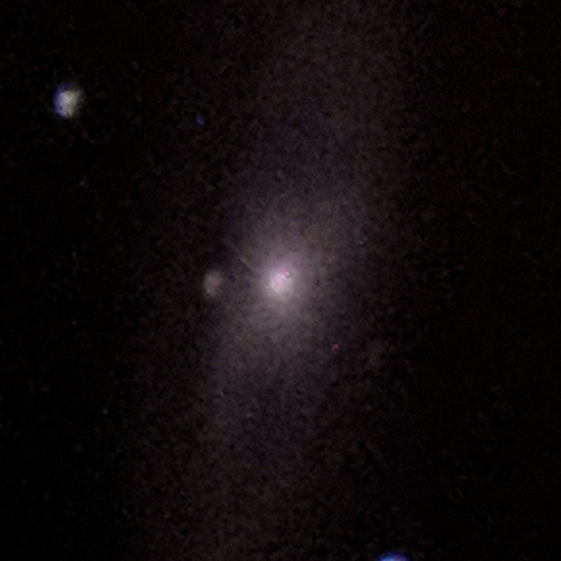
#> input picture attempts/images/my image M65.jpg, 1121 x 1121 px, found by its file name (shown at 1/2 size)
$ python 'jpg movie.py'
#> lines starting #> are read from the running program, lines starting #| are printed output that depends on the picture
### project/lensing_function.py
# function that completes the lensing process:

# import modules
import numpy as np
import matplotlib.pyplot as plt

# %%


def lens(image_s, rc, eps, dom=1):
    '''
    Lenses the given image for a planar, transparent, symmetric lensing object
    positioned at the centre of the image
    inputs:
    square image as numpy array of values from 0 to 255 in RGB
    central core radius rc
    ellipticity eps
    domain of the image, as absolute value (default=1, giving range [-1, 1])
    return array of the lensed image (NxNx3)
    '''

    # check if the user gave a square image and get number of pixels per side
    if len(image_s[:, 0, 0]) == len(image_s[0, :, 0]):
        size = len(image_s)
    else:
        raise TypeError(' Image must be square, can\'t broadcast with different shapes')

    # set up an empty array to store lensed image
    image_l = np.zeros([size, size, 3])
    p_width = 2*dom/(size)  # width of each pixel

    # Vectorised mapping of pixels to source plane and copying data:

    # set up an array of index numbers in the lens image array
    i_arr = np.arange(0, size, 1)
    j_arr = np.arange(0, size, 1)

    # get reduced coords. r_1 and r_2 as arrays and mesh into grids
    r1 = 2*dom*i_arr/(size) - dom + p_width/2
    r2 = 2*dom*j_arr/(size) - dom + p_width/2
    r1g, r2g = np.meshgrid(r1, r2)

    # use lens equation to get positions on image_s
    s1 = r1g - ((1 - eps)*r1g)/np.sqrt(rc**2 + (1 - eps)*r1g**2 + (1 + eps)*r2g**2)
    s2 = r2g - ((1 + eps)*r2g)/np.sqrt(rc**2 + (1 - eps)*r1g**2 + (1 + eps)*r2g**2)

    # find which pixel they lie in in the original image for all pixels
    index_1 = np.floor((s1 + dom)/p_width)
    index_2 = np.floor((s2 + dom)/p_width)
    index_1 = index_1.astype(int).transpose()  # change them to integers
    index_2 = index_2.astype(int).transpose()  # and tranpose to match directions

    # copy the data from source image at these indexes over to lens image array
    image_l[:, :, :] += image_s[index_1, index_2, :]

    # return the image to the suer
    return image_l

### project/codes extra/jpg movie.py
# jpg lensing movie
# NB set working directory to repository

# import modules
import numpy as np
import matplotlib.pyplot as plt
from PIL import Image
import project.lensing_function as lensing

# %%

# set up some initial parameters
rc = 0.3
eps = 0
dom = 4  # abs() of domain of r values (normally -1, 1 --> 1)

# read in the image of the source, get it as numpy array and get its size
image = Image.open('attempts\\images\\my image M65.jpg')
#> image is the input picture: PIL image 1121x1121 RGB; mean R, G, B 15.5, 10.2, 11.3
image = np.array(image)
sizex = len(image[:, 0, 0])
#> sizex = 1121
sizey = len(image[0, :, 0])
#> sizey = 1121

# and make certain it is a square
if sizex < sizey:
    size = sizex
elif sizex > sizey:
    size = sizey
else:
    # equal, set size to whichever
    size = sizex
#> size = 1121

image = image[:size, :size, :]  # cut to size

# start a figure, axis and visuals
fig = plt.figure()
ax = fig.gca()
plt.sca(ax)
plt.xticks([])  # take off the axis ticks for both, no need for images
plt.yticks([])

# loop over updating the offset (in pixels) and findgin the lensed image
for motion in range(int(size/(50*5)) + 6, int(size/(50)) + 1):
    # restart (or set for the first time) the first frame to empty and move image in from the right
    image_s = np.zeros([size, size, 3])
    image_s[:, :50*motion, :] = image[:, size - 50*motion:, :]

    # lens it using the lensing function
    img_lensed = lensing.lens(image_s, rc, eps, dom)

    # rescale rgb for imshow ( 0 to 255) and plot
    img_lensed *= 1/255
    plt.imshow(img_lensed)

    # pause to update image
    plt.pause(0.001)
#> this loop made 13 passes
#> pass 1, in lens, `index_1 = np.floor((s1 + dom)/p_width)`:
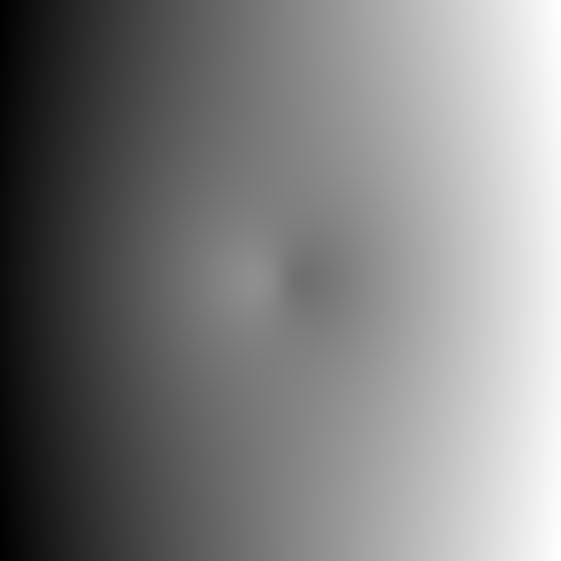
#> index_1: shape (1121, 1121) float64 (shown at 1/2 size); min 99, max 1021, mean 560; drawn with min black and max white
#> pass 1, in lens, `index_2 = np.floor((s2 + dom)/p_width)`:
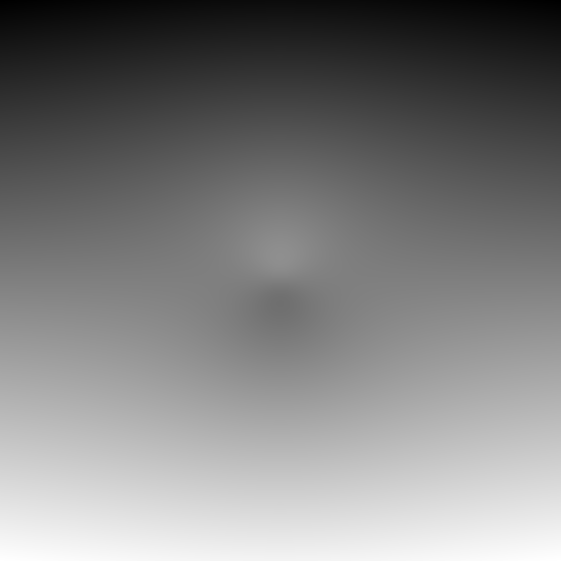
#> index_2: shape (1121, 1121) float64 (shown at 1/2 size); min 99, max 1021, mean 560; drawn with min black and max white
#> pass 1, in lens, `index_1 = index_1.astype(int).transpose()`:
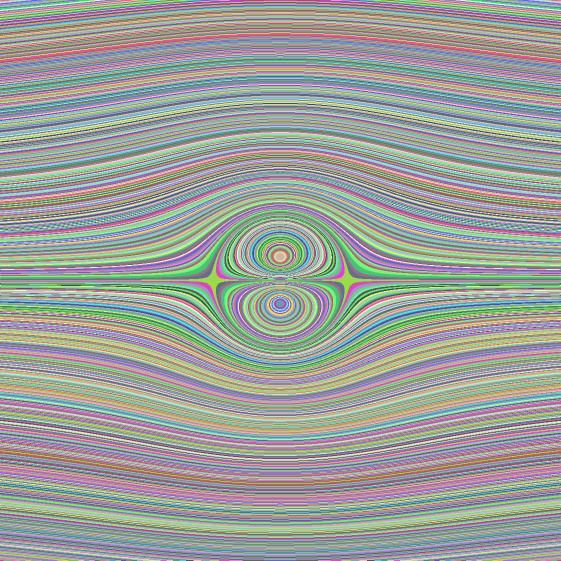
#> index_1: shape (1121, 1121) int64 (shown at 1/2 size); 923 distinct labels, from 99 to 1021; one colour per label, 0 black
#> pass 1, `plt.pause(0.001)`:
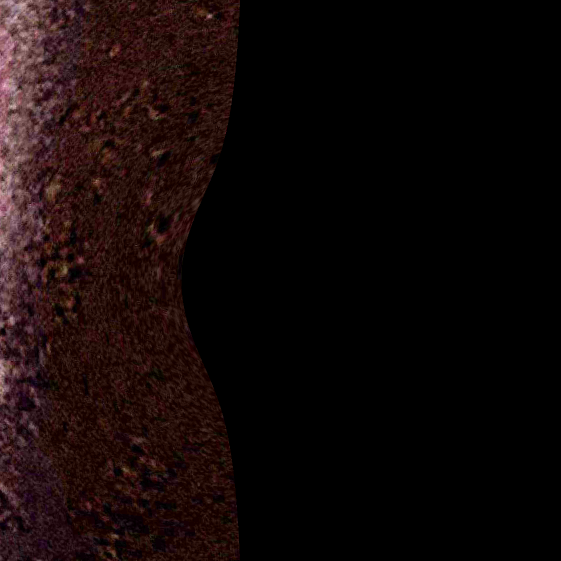
#> shown: shape (1121, 1121, 3) float64 (shown at 1/2 size); mean R, G, B 0.0127, 0.00591, 0.00557; drawn with min black and max white
#> pass 2, `plt.pause(0.001)`:
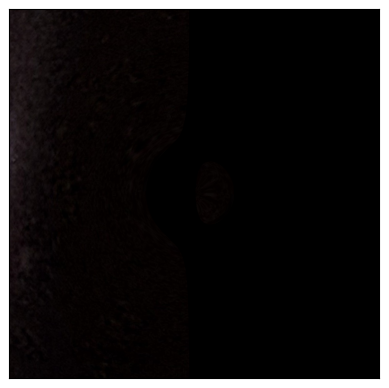
#> figure drawn by matplotlib, 1 panel
#> after the loop:
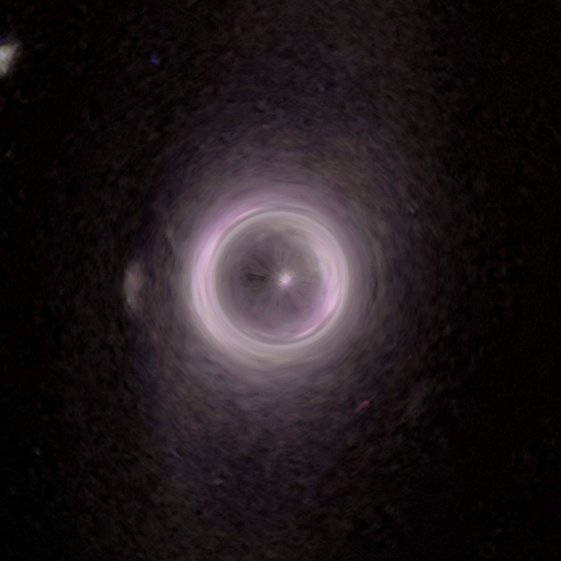
#> img_lensed: shape (1121, 1121, 3) float64 (shown at 1/2 size); mean R, G, B 0.127, 0.0967, 0.108
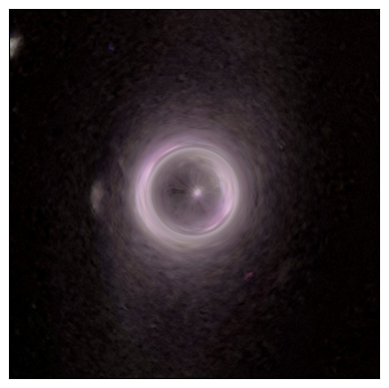
#> figure drawn by matplotlib, 1 panel
